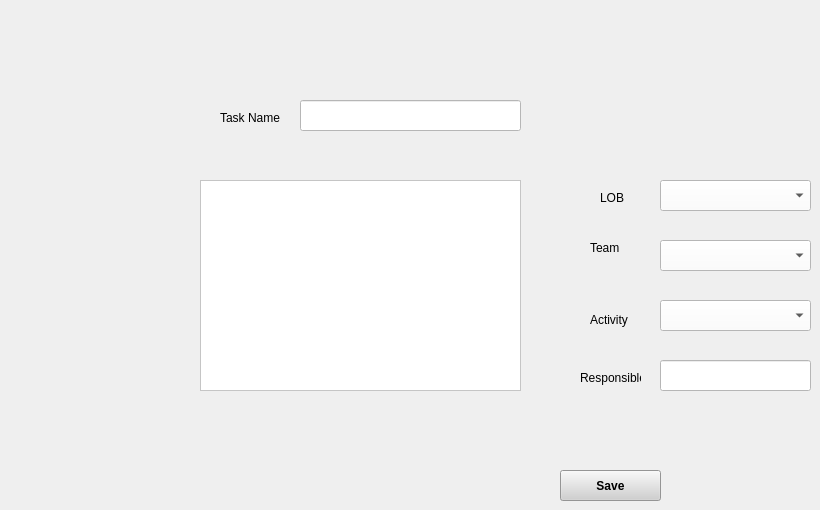
      <widget class="QWidget" name="tab_6">
       <attribute name="title">
        <string>Add Task</string>
       </attribute>
       <widget class="QLineEdit" name="lineEdit_2">
        <property name="geometry">
         <rect>
          <x>300</x>
          <y>100</y>
          <width>221</width>
          <height>31</height>
         </rect>
        </property>
        <property name="styleSheet">
         <string notr="true">background-color: rgb(255, 255, 255);</string>
        </property>
       </widget>
       <widget class="QLineEdit" name="lineEdit_3">
        <property name="geometry">
         <rect>
          <x>660</x>
          <y>360</y>
          <width>151</width>
          <height>31</height>
         </rect>
        </property>
        <property name="styleSheet">
         <string notr="true">background-color: rgb(255, 255, 255);</string>
        </property>
       </widget>
       <widget class="QComboBox" name="comboBox_3">
        <property name="geometry">
         <rect>
          <x>660</x>
          <y>180</y>
          <width>151</width>
          <height>31</height>
         </rect>
        </property>
        <property name="styleSheet">
         <string notr="true">background-color: rgb(255, 255, 255);</string>
        </property>
       </widget>
       <widget class="QComboBox" name="comboBox_4">
        <property name="geometry">
         <rect>
          <x>660</x>
          <y>240</y>
          <width>151</width>
          <height>31</height>
         </rect>
        </property>
        <property name="styleSheet">
         <string notr="true">background-color: rgb(255, 255, 255);</string>
        </property>
       </widget>
       <widget class="QComboBox" name="comboBox_5">
        <property name="geometry">
         <rect>
          <x>660</x>
          <y>300</y>
          <width>151</width>
          <height>31</height>
         </rect>
        </property>
        <property name="styleSheet">
         <string notr="true">background-color: rgb(255, 255, 255);</string>
        </property>
       </widget>
       <widget class="QPushButton" name="pushButton_6">
        <property name="geometry">
         <rect>
          <x>560</x>
          <y>470</y>
          <width>101</width>
          <height>31</height>
         </rect>
        </property>
        <property name="font">
         <font>
          <weight>75</weight>
          <bold>true</bold>
         </font>
        </property>
        <property name="styleSheet">
         <string notr="true">background-color: rgb(208, 208, 208);</string>
        </property>
        <property name="text">
         <string>Save</string>
        </property>
       </widget>
       <widget class="QLabel" name="label_3">
        <property name="geometry">
         <rect>
          <x>220</x>
          <y>110</y>
          <width>61</width>
          <height>16</height>
         </rect>
        </property>
        <property name="text">
         <string>Task Name</string>
        </property>
       </widget>
       <widget class="QLabel" name="label_4">
        <property name="geometry">
         <rect>
          <x>580</x>
          <y>370</y>
          <width>61</width>
          <height>16</height>
         </rect>
        </property>
        <property name="text">
         <string>Responsible</string>
        </property>
       </widget>
       <widget class="QLabel" name="label_5">
        <property name="geometry">
         <rect>
          <x>590</x>
          <y>240</y>
          <width>31</width>
          <height>16</height>
         </rect>
        </property>
        <property name="text">
         <string>Team</string>
        </property>
       </widget>
       <widget class="QLabel" name="label_6">
        <property name="geometry">
         <rect>
          <x>590</x>
          <y>310</y>
          <width>41</width>
          <height>20</height>
         </rect>
        </property>
        <property name="text">
         <string>Activity</string>
        </property>
       </widget>
       <widget class="QLabel" name="label_7">
        <property name="geometry">
         <rect>
          <x>600</x>
          <y>190</y>
          <width>41</width>
          <height>16</height>
         </rect>
        </property>
        <property name="text">
         <string>LOB</string>
        </property>
       </widget>
       <widget class="QTextEdit" name="textEdit">
        <property name="geometry">
         <rect>
          <x>200</x>
          <y>180</y>
          <width>321</width>
          <height>211</height>
         </rect>
        </property>
        <property name="styleSheet">
         <string notr="true">background-color: rgb(255, 255, 255);</string>
        </property>
       </widget>
      </widget>
